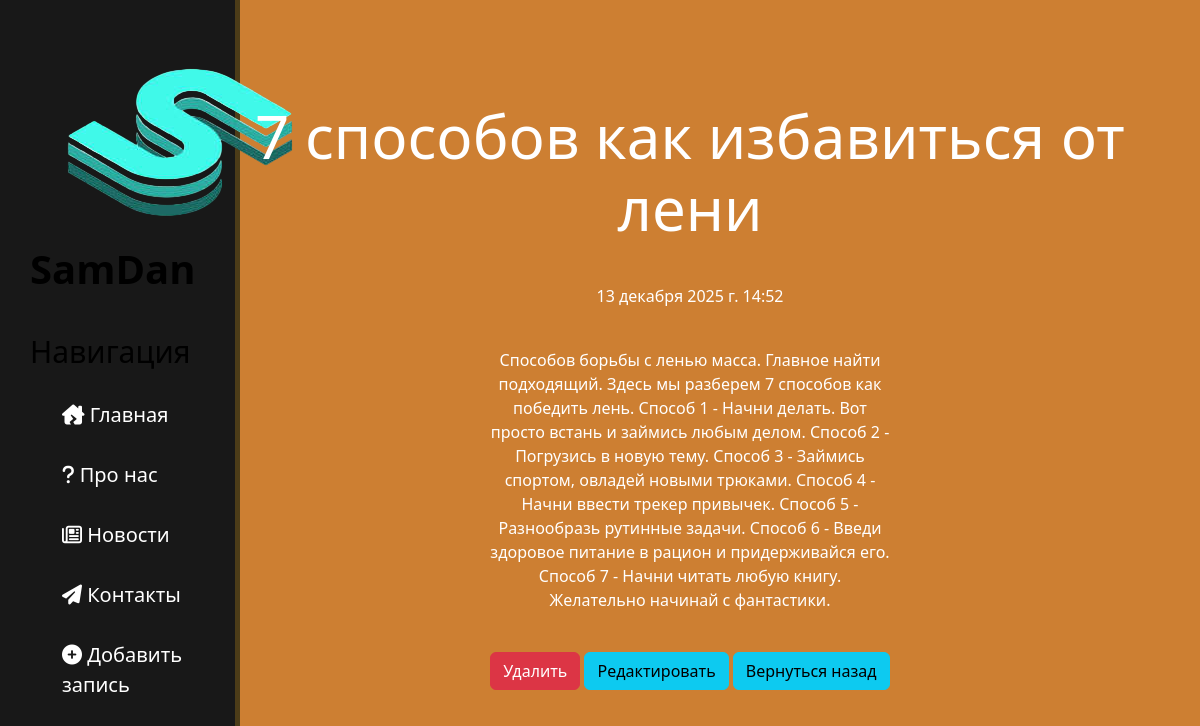
Screenshot of /new/4 with the database file from the repository.
### new/models.py (models this page shows, shortened)
class Articles(models.Model):
    title = models.CharField('Название', max_length=50)
    anons = models.CharField('Анонс', max_length=250)
    full_text = models.TextField('Статья')
    date = models.DateTimeField('Дата публикации')
    class Meta:
        verbose_name = 'Новость'
        verbose_name_plural = 'Новости'

### new/views.py (the view)
# urls.py: path('<int:pk>', views.NewDetailView.as_view(), name='new-detail'),
class NewDetailView(DetailView):
    model = Articles
    template_name = 'new/details_view.html'
    context_object_name = 'article'

### new/templates/new/details_view.html (shortened to what this page needs)
{% extends 'main/layout.html' %}
{% block content %}
    <div class="features">
        <h1>{{ article.title }}</h1>
        <p>{{ article.date }}</p>
        <p>{{ article.full_text }}</p>
        <a href="{% url 'new-delete' article.id %}" class="btn btn-danger">Удалить</a>
        <a href="{% url 'new-update' article.id %}" class="btn btn-info">Редактировать</a>
        <a href="/new/" class="btn btn-info">Вернуться назад</a>
    </div>
{% endblock %}

### main/static/main/css/main.css (style rules this page uses)
body { background: #cd7f32; }
main .features { float: left; color: #fff; margin-top: 100px; text-align: center; width: 75%; }
main .features h1 { font-size: 60px; }
main .features p { max-width: 400px; margin: 40px auto }

### main/templates/main/layout.html (style rules this page uses)
a { text-decoration: none; }

### rows the page displays
Articles: title "7 способов как избавиться от лени", date "13 декабря 2025 г. 14:52", full_text "Способов борьбы с ленью масса. Главное найти подходящий. Здесь мы разберем 7 способов как победить лень. Способ 1 - Начни делать. Вот просто встань и займись любым делом. Способ 2 - Погрузись в новую тему. Способ 3 - Займись спортом, овладей новыми трюками. Способ 4 - Начни ввести трекер привычек. Способ 5 - Разнообразь рутинные задачи. Способ 6 - Введи здоровое питание в рацион и придерживайся его. Способ 7 - Начни читать любую книгу. Желательно начинай с фантастики."
